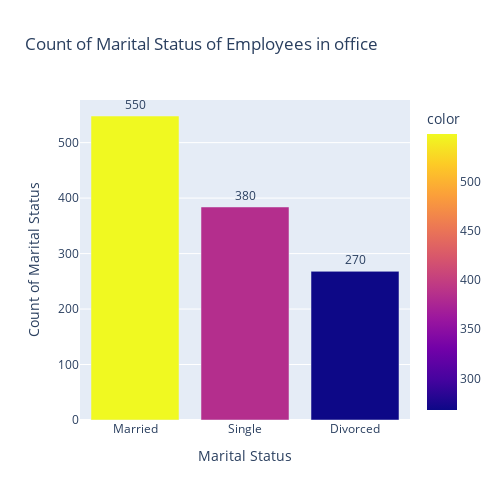

This figure's notebook cell:
### Code cell
fig= px.bar(data['MaritalStatus'].value_counts(), color=data['MaritalStatus'].value_counts(),
      height=500, width=500, title="Count of Marital Status of Employees in office",
      text=data['MaritalStatus'].value_counts(), 
            labels={'value':'Count of Marital Status', 'index':'Marital Status'})

fig.update_traces(texttemplate='%{text:.2s}', textposition='outside')
fig.update_layout(uniformtext_minsize=8)
fig.show()

### Figure 1 — Plotly figure (JSON) as saved in the notebook; plotly's stock layout.template omitted (floating-point values rounded to 4 significant figures)
{"data": [{"alignmentgroup": "True", "hovertemplate": "Marital Status=%{x}<br>Count of Marital Status=%{y}<br>text=%{text}<br>color=%{marker.color}<extra></extra>", "legendgroup": "", "marker": {"color": [548, 384, 268], "coloraxis": "coloraxis"}, "name": "", "offsetgroup": "", "orientation": "v", "showlegend": false, "text": [548, 384, 268], "textposition": "outside", "texttemplate": "%{text:.2s}", "type": "bar", "x": ["Married", "Single", "Divorced"], "xaxis": "x", "y": [548, 384, 268], "yaxis": "y"}], "layout": {"barmode": "relative", "coloraxis": {"colorbar": {"title": {"text": "color"}}, "colorscale": [[0, "#0d0887"], [0.1111, "#46039f"], [0.2222, "#7201a8"], [0.3333, "#9c179e"], [0.4444, "#bd3786"], [0.5556, "#d8576b"], [0.6667, "#ed7953"], [0.7778, "#fb9f3a"], [0.8889, "#fdca26"], [1, "#f0f921"]]}, "height": 500, "legend": {"tracegroupgap": 0}, "title": {"text": "Count of Marital Status of Employees in office"}, "uniformtext": {"minsize": 8}, "width": 500, "xaxis": {"anchor": "y", "domain": [0, 1], "title": {"text": "Marital Status"}}, "yaxis": {"anchor": "x", "domain": [0, 1], "title": {"text": "Count of Marital Status"}}}}
